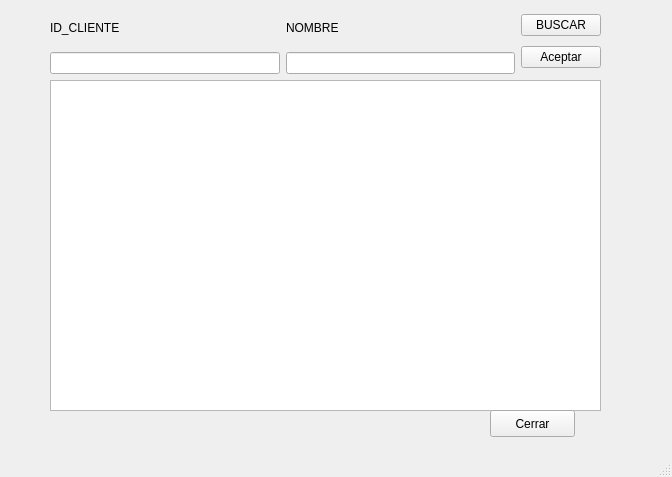
<?xml version="1.0" encoding="UTF-8"?>
<ui version="4.0">
 <class>Cliente</class>
 <widget class="QMainWindow" name="Cliente">
  <property name="geometry">
   <rect>
    <x>0</x>
    <y>0</y>
    <width>672</width>
    <height>477</height>
   </rect>
  </property>
  <property name="windowTitle">
   <string>MainWindow</string>
  </property>
  <widget class="QWidget" name="centralwidget">
   <widget class="QTableWidget" name="tableWidget">
    <property name="geometry">
     <rect>
      <x>50</x>
      <y>80</y>
      <width>551</width>
      <height>331</height>
     </rect>
    </property>
   </widget>
   <widget class="QWidget" name="layoutWidget">
    <property name="geometry">
     <rect>
      <x>50</x>
      <y>10</y>
      <width>551</width>
      <height>64</height>
     </rect>
    </property>
    <layout class="QHBoxLayout" name="horizontalLayout_3">
     <item>
      <layout class="QVBoxLayout" name="verticalLayout">
       <item>
        <layout class="QHBoxLayout" name="horizontalLayout">
         <item>
          <widget class="QLabel" name="label">
           <property name="text">
            <string>ID_CLIENTE</string>
           </property>
          </widget>
         </item>
         <item>
          <widget class="QLabel" name="label_2">
           <property name="text">
            <string>NOMBRE</string>
           </property>
          </widget>
         </item>
        </layout>
       </item>
       <item>
        <layout class="QHBoxLayout" name="horizontalLayout_2">
         <item>
          <widget class="QLineEdit" name="id_cliente"/>
         </item>
         <item>
          <widget class="QLineEdit" name="nombre"/>
         </item>
        </layout>
       </item>
      </layout>
     </item>
     <item>
      <layout class="QVBoxLayout" name="verticalLayout_2">
       <item>
        <widget class="QPushButton" name="buscar_cliente">
         <property name="text">
          <string>BUSCAR</string>
         </property>
        </widget>
       </item>
       <item>
        <widget class="QPushButton" name="aceptar_cliente">
         <property name="text">
          <string>Aceptar</string>
         </property>
        </widget>
       </item>
      </layout>
     </item>
    </layout>
   </widget>
   <widget class="QPushButton" name="cerrar">
    <property name="geometry">
     <rect>
      <x>490</x>
      <y>410</y>
      <width>85</width>
      <height>27</height>
     </rect>
    </property>
    <property name="text">
     <string>Cerrar</string>
    </property>
   </widget>
  </widget>
  <widget class="QMenuBar" name="menubar">
   <property name="geometry">
    <rect>
     <x>0</x>
     <y>0</y>
     <width>672</width>
     <height>25</height>
    </rect>
   </property>
  </widget>
  <widget class="QStatusBar" name="statusbar"/>
 </widget>
 <resources/>
 <connections/>
</ui>
